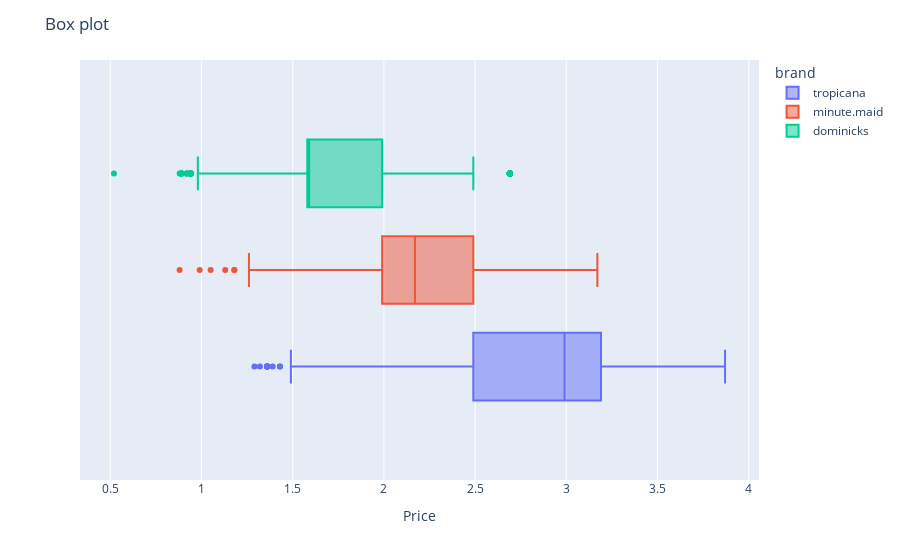

The notebook cell saved with this chart:
### Code cell
fig = px.box(df_oj, x='price', color='brand')
# Update the layout
fig.update_layout(
    title='Box plot',
    xaxis=dict(title='Price'),
)
fig.show()

### Figure 1 — Plotly figure (JSON) as saved in the notebook; plotly's stock layout.template omitted (floating-point values rounded to 4 significant figures; data arrays with more than 128 entries replaced by an {"elided": "..."} marker saying what was removed)
{"data": [{"alignmentgroup": "True", "hovertemplate": "brand=tropicana<br>price=%{x}<extra></extra>", "legendgroup": "tropicana", "marker": {"color": "#636efa"}, "name": "tropicana", "notched": false, "offsetgroup": "tropicana", "orientation": "h", "showlegend": true, "type": "box", "x": {"elided": "9649 float values"}, "x0": " ", "xaxis": "x", "y0": " ", "yaxis": "y"}, {"alignmentgroup": "True", "hovertemplate": "brand=minute.maid<br>price=%{x}<extra></extra>", "legendgroup": "minute.maid", "marker": {"color": "#EF553B"}, "name": "minute.maid", "notched": false, "offsetgroup": "minute.maid", "orientation": "h", "showlegend": true, "type": "box", "x": {"elided": "9649 float values"}, "x0": " ", "xaxis": "x", "y0": " ", "yaxis": "y"}, {"alignmentgroup": "True", "hovertemplate": "brand=dominicks<br>price=%{x}<extra></extra>", "legendgroup": "dominicks", "marker": {"color": "#00cc96"}, "name": "dominicks", "notched": false, "offsetgroup": "dominicks", "orientation": "h", "showlegend": true, "type": "box", "x": {"elided": "9649 float values"}, "x0": " ", "xaxis": "x", "y0": " ", "yaxis": "y"}], "layout": {"boxmode": "group", "legend": {"title": {"text": "brand"}, "tracegroupgap": 0}, "margin": {"t": 60}, "title": {"text": "Box plot"}, "xaxis": {"anchor": "y", "domain": [0, 1], "title": {"text": "Price"}}, "yaxis": {"anchor": "x", "domain": [0, 1]}}}
